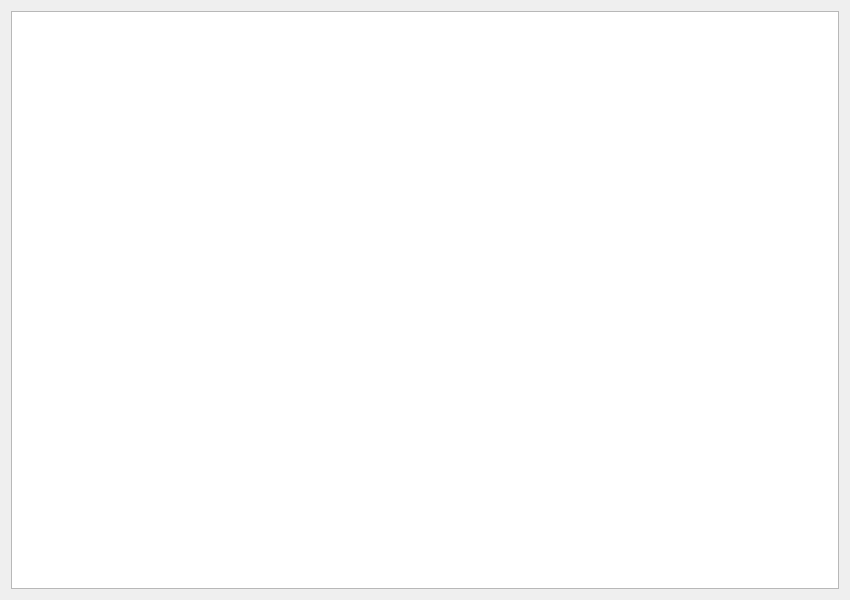
<?xml version="1.0" encoding="UTF-8"?>
<ui version="4.0">
 <class>AlertsWindow</class>
 <widget class="QDialog" name="AlertsWindow">
  <property name="geometry">
   <rect>
    <x>0</x>
    <y>0</y>
    <width>850</width>
    <height>600</height>
   </rect>
  </property>
  <property name="windowTitle">
   <string>Active Alerts</string>
  </property>
  <property name="styleSheet">
   <string notr="true">QPushButton
{
	border-width: 0px;
	border-radius: 3px;
	font: 16pt &quot;MS Shell Dlg 2&quot;;
}

QPushButton:enabled
{
  color: black;
  background-color: #87ceeb;
}

QPushButton:disabled
{
  color: gray;
}

QPushButton:hover
{
 color: black;
 background-color: #1e90ff;
}

QPushButton:pressed
{
  color: white;
  background-color: #0000cd;
}
</string>
  </property>
  <layout class="QHBoxLayout" name="horizontalLayout">
   <item>
    <widget class="QTextEdit" name="alertsTextEdit"/>
   </item>
  </layout>
 </widget>
 <resources/>
 <connections/>
</ui>
